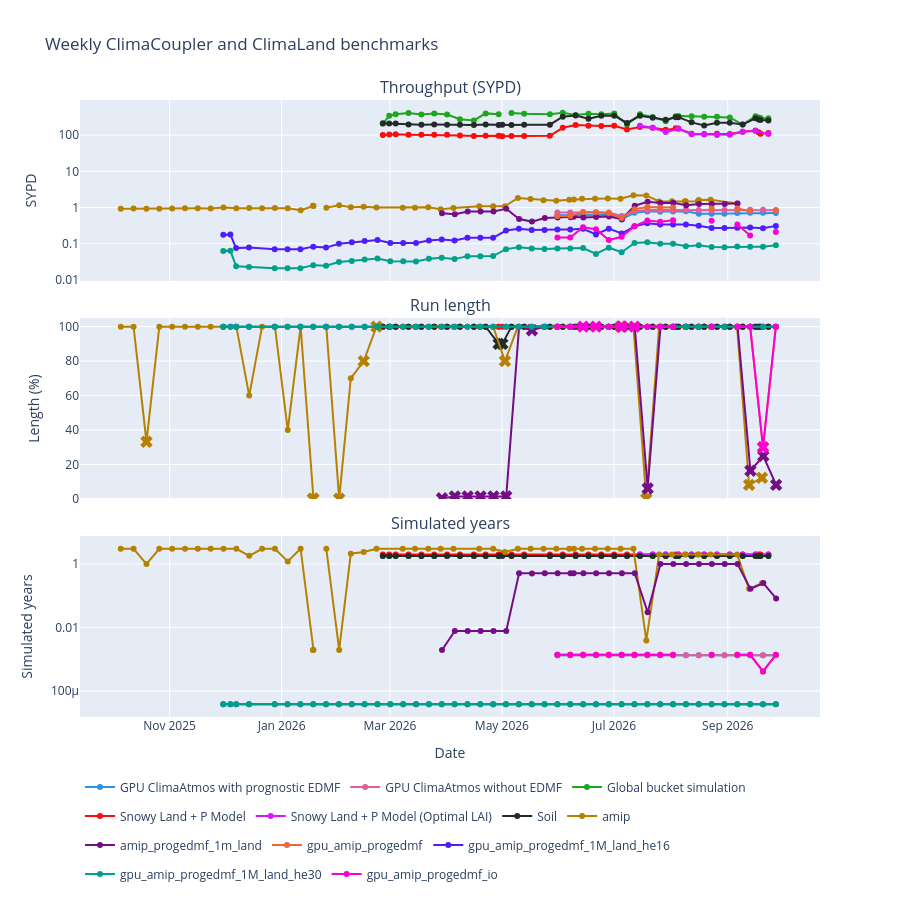

Notebook source saved alongside this figure:
### Code cell
import plotly.colors as pc

# Dark24 has 24 distinct hues, enough that no two configs share a colour
PALETTE = pc.qualitative.Dark24

fig = make_subplots(
    rows=3,
    cols=1,
    shared_xaxes=True,
    vertical_spacing=0.06,
    subplot_titles=(
        "Throughput (SYPD)",
        "Run length",
        "Simulated years",
    ),
)

for i, run_name in enumerate(run_names):
    sub = plot_df[plot_df["run_name"] == run_name].sort_values("date")
    color = PALETTE[i % len(PALETTE)]
    style = dict(
        legendgroup=run_name,
        mode="lines+markers",
        marker=dict(color=color),
        line=dict(color=color),
    )
    hover = sub[["job_state", "error", "pipeline"]].fillna("")

    fig.add_trace(
        go.Scatter(
            x=sub["date"],
            y=sub["sypd"],
            name=run_name,
            customdata=hover,
            hovertemplate=(
                f"<b>{run_name}</b><br>"
                "%{x|%Y-%m-%d}<br>SYPD: %{y:.3f}<br>"
                "%{customdata[2]}<br>%{customdata[0]}<extra></extra>"
            ),
            **style,
        ),
        row=1,
        col=1,
    )
    fig.add_trace(
        go.Scatter(
            x=sub["date"],
            y=sub["fraction_completed"] * 100,
            name=run_name,
            showlegend=False,
            customdata=sub[["job_state", "error", "last_sim_days"]].fillna(""),
            hovertemplate=(
                f"<b>{run_name}</b><br>"
                "%{x|%Y-%m-%d}<br>%{y:.1f}% of target "
                "(%{customdata[2]:.1f} sim days)<br>"
                "%{customdata[0]}<br>%{customdata[1]}<extra></extra>"
            ),
            **style,
        ),
        row=2,
        col=1,
    )
    # Mark genuine failures so a crash reads as a crash rather than just a
    # low value (see FAILURE_STATES above)
    failed = sub[sub["job_state"].isin(FAILURE_STATES)]
    fig.add_trace(
        go.Scatter(
            x=failed["date"],
            y=failed["fraction_completed"] * 100,
            name=run_name,
            legendgroup=run_name,
            showlegend=False,
            mode="markers",
            marker=dict(color=color, symbol="x", size=11),
            hoverinfo="skip",
        ),
        row=2,
        col=1,
    )
    fig.add_trace(
        go.Scatter(
            x=sub["date"],
            y=sub["simulated_years"],
            name=run_name,
            showlegend=False,
            customdata=sub[["job_state", "last_sim_days"]].fillna(""),
            hovertemplate=(
                f"<b>{run_name}</b><br>"
                "%{x|%Y-%m-%d}<br>%{y:.3g} simulated years<br>"
                "%{customdata[0]}<extra></extra>"
            ),
            **style,
        ),
        row=3,
        col=1,
    )

# Throughput spans two orders of magnitude across these configs
# (slabplanet ~0.03 SYPD vs AMIP >2), so a linear axis hides all structure
fig.update_yaxes(title_text="SYPD", type="log", row=1, col=1)
fig.update_yaxes(title_text="Length (%)", range=[0, 105], row=2, col=1)
# Simulated length spans from 20-minute benchmark jobs to 20-year land runs,
# so this axis is logarithmic for the same reason as the throughput one
fig.update_yaxes(title_text="Simulated years", type="log", row=3, col=1)
fig.update_xaxes(title_text="Date", row=3, col=1)
fig.update_layout(
    height=900,
    title="Weekly ClimaCoupler and ClimaLand benchmarks",
    legend=dict(orientation="h", y=-0.09),
)

os.makedirs("figures", exist_ok=True)
fig.write_json("figures/weekly-benchmarks.json")
fig
